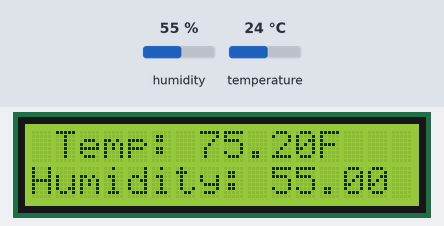
This sketch was run on a simulated Arduino Uno, built with avr-gcc and run on an emulated ATmega328P. Shown: 16×2 character LCD. The test bench sets the inputs (shaded band); at power-on: humidity 55 %, temperature 24 °C.

Above: at 1.7 s.
1.8 s: humidity set to 22 %
At 3.5 s:
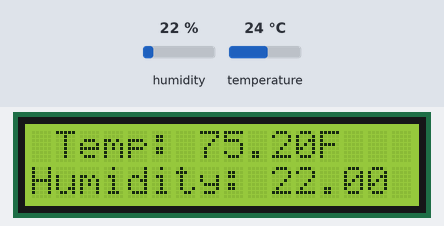
4.6 s: temperature set to 12 °C
At 5.6 s:
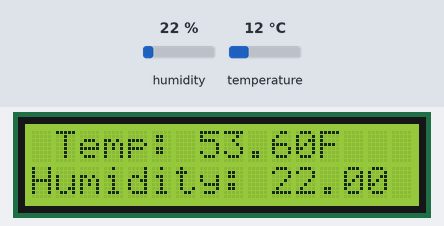
7.4 s: humidity set to 40 %
At 9.7 s:
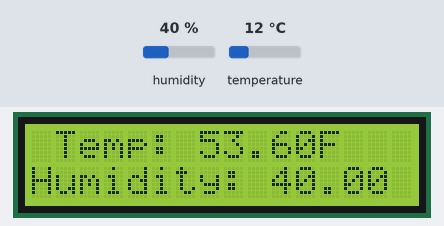
10.4 s: temperature set to 19 °C
At 11.7 s:
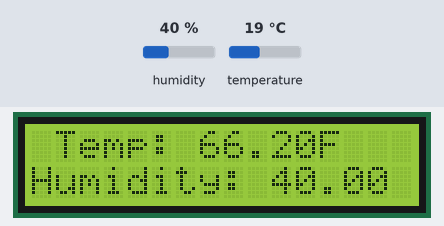
Timing chart, 0 to 13.4 s (numbered marks = the images above; inputs shaded):
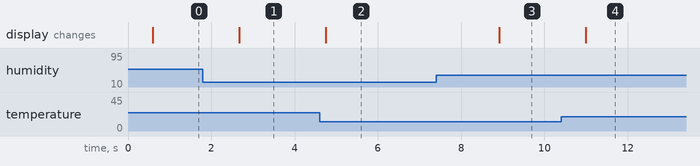

The sketch:

TempSensor.ino
```cpp
#include <DHT.h>
#define Type DHT11
int sensePin = 2;
DHT HT(sensePin, Type);
float humidity;
float tempC;
float tempF;
int setTime = 500;

#include <LiquidCrystal.h>
int rs = 7;
int en = 8;
int d4 = 9;
int d5 = 10;
int d6 = 11;
int d7 = 12;
LiquidCrystal lcd(rs, en, d4, d5, d6, d7);

void setup() {
  lcd.begin (16, 2);
  Serial.begin (9600);
  HT.begin ();
  delay(setTime);
}

void loop() {
  humidity = HT.readHumidity();
  tempC = HT.readTemperature();
  tempF = HT.readTemperature(true);

  lcd.clear();
  lcd.setCursor(0, 0);
  lcd.print (" Temp: ");
  lcd.print (tempF);
  lcd.print ("F ");
  lcd.setCursor(0, 1);
  lcd.print("Humidity: ");
  lcd.print(humidity);
  delay (250);
}
```

Measured:
- after the input at 1.8 s, the display: changes after 0.87 s (image 1)
- after the input at 4.6 s, the display: changes after 0.15 s (image 2)
- after the input at 7.4 s, the display: changes after 1.5 s (image 3)
- after the input at 10.4 s, the display: changes after 0.59 s (image 4)
